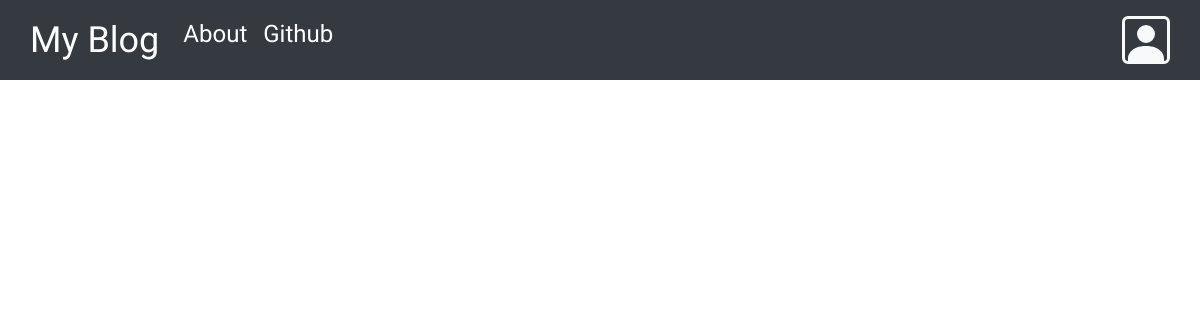
Before: / with the older database file.
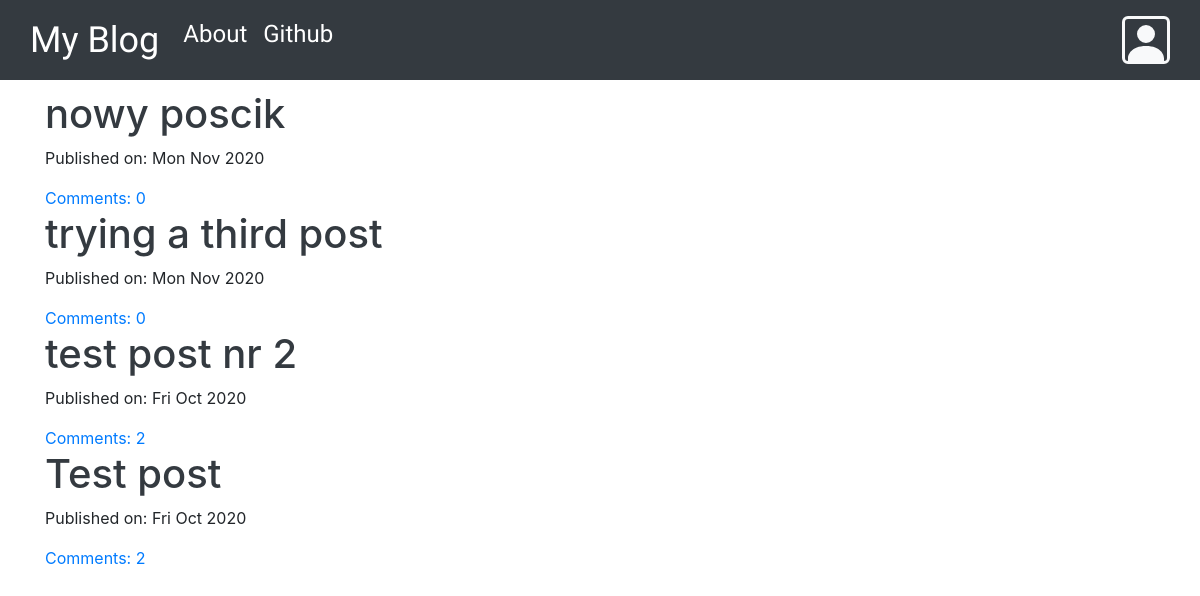
After: the same page with the newer database file.
### blog/models.py (models this page shows, shortened)
class Post(models.Model):
    author = models.ForeignKey('auth.User', on_delete=models.CASCADE)
    title = models.CharField(max_length=200)
    text = models.TextField()
    create_date = models.DateTimeField(default=timezone.now)
    published_date = models.DateTimeField(blank=True, null=True)
    def approved_comments(self):
        return self.comments.filter(approved_comments=True)

### blog/views.py (the view)
# urls.py: path('',views.PostListView.as_view(), name='post_list'),
class PostListView(ListView):
    model = Post
    def get_queryset(self):
        return Post.objects.filter(published_date__lte=timezone.now()).order_by('-published_date')

### blog/templates/blog/post_list.html
{% extends "blog/base.html" %}
{% block body_block %}
  <div class="centerstage">
    {% for post in post_list %}
      <div class="post">
        <h1><a class="text-dark" href="{% url 'post_detail' pk=post.pk %}">{{post.title}}</a></h1>
        <div class="date">
          <p>Published on: {{post.published_date|date:"D M Y"}}</p>
        </div>
        <a href="{% url 'post_detail' pk=post.pk %}">Comments: {{ post.approved_comments.count }}</a>
      </div>
    {% endfor %}
  </div>
{% endblock %}

### blog/templates/blog/base.html (shortened to what this page needs)
<!DOCTYPE html>
{% load static %}
<html lang="en" dir="ltr">
  <head>
    <link rel="stylesheet"
    href="https://cdn.jsdelivr.net/npm/bootstrap@4.5.3/dist/css/bootstrap.min.css"
>
    <link rel="stylesheet" href="//cdn.jsdelivr.net/npm/medium-editor@latest/dist/css/medium-editor.min.css"
    type="text/css" media="screen" charset="utf-8">
    <link rel="stylesheet" href="{% static 'css/blog.css' %}">
  </head>
  <body class="loader">
    <nav class='navbar navbar-expand navbar-dark bg-dark techfont custom-navbar'>
      <div class="container">
        <ul class='navbar-nav'>
          <li class='nav-item active'><a class='navbar-brand bigbrand' href="{% url 'post_list' %}">My Blog</a></li>
          <li class='nav-item active'><a class='nav-link' href="{% url 'about'%}">About</a> </li>
          <li class='nav-item active'><a class='nav-link' href="https://www.github.com">Github</a> </li>
        </ul>
        <ul class='navbar-nav navbar-right'>
            {% if user.is_authenticated %}
              <li class='nav-item active'><a class='nav-link' href="{% url 'post_new'%}">New Post</a> </li>
              <li class='nav-item active'><a class='nav-link' href="{% url 'post_draft_list'%}">Drafts</a> </li>
              <li class='nav-item active'><a class='nav-link' href="{% url 'logout'%}">Logout</a> </li>
              <li class-'nav-item'><a class='nav-link disabled'>Welcome {{user.username}}</a> </li>
              {% else %}
              <li><a class='nav navbar-right' href="{% url 'login'%}">
              </a> </li>
            {% endif %}
        </ul>
      </div>
    </nav>
    <div class="content container">
      <div class="row">
        <div class="col-md-8">
          <div class="blog_posts">
              {% block body_block %}
              {% endblock %}
          </div>
        </div>
      </div>
    </div>
  </body>
</html>

### blog/static/css/blog.css (style rules this page uses)
.techfont { font-family: 'Henny Penny', cursive; font-size: 1.5em; margin-bottom: 10px; }
.bigbrand { font-size: 1.5em; }
.loader { filter:hue-rotate(0deg); color:linear-gradient(45deg,#0f8,#08f); animation:hue 10000ms infinite linear; }
.centerstage { margin-left: auto; margin-right: auto; }

Changed rows visible on the page:
added Post: title "nowy poscik", published_date "Mon Nov 2020", approved_comments.count "0"
added Post: title "trying a third post", published_date "Mon Nov 2020", approved_comments.count "0"
added Post: title "test post nr 2", published_date "Fri Oct 2020", approved_comments.count "2"
added Post: title "Test post", published_date "Fri Oct 2020", approved_comments.count "2"
